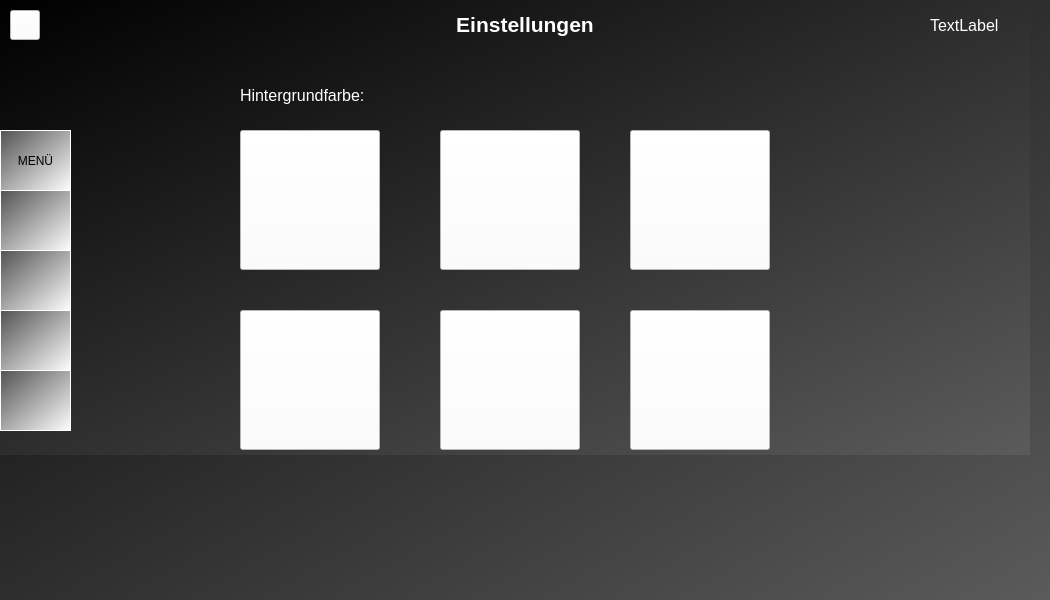
<?xml version="1.0" encoding="UTF-8"?>
<ui version="4.0">
 <class>SettingsWidget</class>
 <widget class="QWidget" name="SettingsWidget">
  <property name="geometry">
   <rect>
    <x>0</x>
    <y>0</y>
    <width>1050</width>
    <height>600</height>
   </rect>
  </property>
  <property name="windowTitle">
   <string>MainWindow</string>
  </property>
  <property name="styleSheet">
   <string notr="true">background-color: qlineargradient(spread:pad, x1:0, y1:0, x2:1, y2:1, stop:0 rgba(0, 0, 0, 255), stop:1 rgba(91, 91, 91, 255));</string>
  </property>
  <widget class="QWidget" name="centralwidget">
   <widget class="QLabel" name="label">
    <property name="geometry">
     <rect>
      <x>440</x>
      <y>5</y>
      <width>170</width>
      <height>40</height>
     </rect>
    </property>
    <property name="styleSheet">
     <string notr="true">background: transparent;
color: rgb(255, 255, 255);</string>
    </property>
    <property name="text">
     <string>&lt;html&gt;&lt;head/&gt;&lt;body&gt;&lt;p align=&quot;center&quot;&gt;&lt;span style=&quot; font-size:16pt; font-weight:600; color:#ffffff;&quot;&gt;Einstellungen&lt;/span&gt;&lt;/p&gt;&lt;/body&gt;&lt;/html&gt;</string>
    </property>
   </widget>
   <widget class="QLabel" name="label_date_time">
    <property name="geometry">
     <rect>
      <x>930</x>
      <y>5</y>
      <width>100</width>
      <height>40</height>
     </rect>
    </property>
    <property name="font">
     <font>
      <pointsize>12</pointsize>
     </font>
    </property>
    <property name="styleSheet">
     <string notr="true">background-color: transparent;
color: rgb(255, 255, 255);</string>
    </property>
    <property name="text">
     <string>TextLabel</string>
    </property>
   </widget>
   <widget class="QPushButton" name="pb_Navigation">
    <property name="geometry">
     <rect>
      <x>0</x>
      <y>370</y>
      <width>71</width>
      <height>61</height>
     </rect>
    </property>
    <property name="styleSheet">
     <string notr="true">background-color: qlineargradient(spread:pad, x1:0, y1:0, x2:1, y2:1, stop:0 rgba(81, 81, 81, 255), stop:1 rgba(255, 255, 255, 255));
border-color: rgb(255, 255, 255);
border-width: 1.2px;
border-style:inset;
color: rgb(255, 255, 255);</string>
    </property>
    <property name="text">
     <string/>
    </property>
    <property name="icon">
     <iconset resource="../Images.qrc">
      <normaloff>:/Images/icon_navigation.png</normaloff>:/Images/icon_navigation.png</iconset>
    </property>
    <property name="iconSize">
     <size>
      <width>40</width>
      <height>40</height>
     </size>
    </property>
   </widget>
   <widget class="QPushButton" name="pb_Media">
    <property name="geometry">
     <rect>
      <x>0</x>
      <y>250</y>
      <width>71</width>
      <height>61</height>
     </rect>
    </property>
    <property name="styleSheet">
     <string notr="true">background-color: qlineargradient(spread:pad, x1:0, y1:0, x2:1, y2:1, stop:0 rgba(81, 81, 81, 255), stop:1 rgba(255, 255, 255, 255));
border-color: rgb(255, 255, 255);
border-width: 1.2px;
border-style:inset;
color: rgb(255, 255, 255);</string>
    </property>
    <property name="text">
     <string/>
    </property>
    <property name="icon">
     <iconset resource="../Images.qrc">
      <normaloff>:/Images/music_icon_2.png</normaloff>:/Images/music_icon_2.png</iconset>
    </property>
    <property name="iconSize">
     <size>
      <width>40</width>
      <height>40</height>
     </size>
    </property>
   </widget>
   <widget class="QPushButton" name="pb_Phone">
    <property name="geometry">
     <rect>
      <x>0</x>
      <y>310</y>
      <width>71</width>
      <height>61</height>
     </rect>
    </property>
    <property name="styleSheet">
     <string notr="true">background-color: qlineargradient(spread:pad, x1:0, y1:0, x2:1, y2:1, stop:0 rgba(81, 81, 81, 255), stop:1 rgba(255, 255, 255, 255));
border-color: rgb(255, 255, 255);
border-width: 1.2px;
border-style:inset;
color: rgb(255, 255, 255);</string>
    </property>
    <property name="text">
     <string/>
    </property>
    <property name="icon">
     <iconset resource="../Images.qrc">
      <normaloff>:/Images/phone_icon_1.png</normaloff>:/Images/phone_icon_1.png</iconset>
    </property>
    <property name="iconSize">
     <size>
      <width>40</width>
      <height>40</height>
     </size>
    </property>
   </widget>
   <widget class="QPushButton" name="pb_Radio">
    <property name="geometry">
     <rect>
      <x>0</x>
      <y>190</y>
      <width>71</width>
      <height>61</height>
     </rect>
    </property>
    <property name="styleSheet">
     <string notr="true">background-color: qlineargradient(spread:pad, x1:0, y1:0, x2:1, y2:1, stop:0 rgba(81, 81, 81, 255), stop:1 rgba(255, 255, 255, 255));
border-color: rgb(255, 255, 255);
border-width: 1.2px;
border-style:inset;
color: rgb(255, 255, 255);</string>
    </property>
    <property name="text">
     <string/>
    </property>
    <property name="icon">
     <iconset resource="../Images.qrc">
      <normaloff>:/Images/radio_icon_1.png</normaloff>:/Images/radio_icon_1.png</iconset>
    </property>
    <property name="iconSize">
     <size>
      <width>40</width>
      <height>40</height>
     </size>
    </property>
   </widget>
   <widget class="QPushButton" name="pb_Menu">
    <property name="geometry">
     <rect>
      <x>0</x>
      <y>130</y>
      <width>71</width>
      <height>61</height>
     </rect>
    </property>
    <property name="styleSheet">
     <string notr="true">background-color: qlineargradient(spread:pad, x1:0, y1:0, x2:1, y2:1, stop:0 rgba(81, 81, 81, 255), stop:1 rgba(255, 255, 255, 255));
border-color: rgb(255, 255, 255);
border-width: 1.2px;
border-style:inset;
color: rgb(0, 0, 0)</string>
    </property>
    <property name="text">
     <string>MENÜ</string>
    </property>
   </widget>
   <widget class="QPushButton" name="HomeButton">
    <property name="geometry">
     <rect>
      <x>10</x>
      <y>10</y>
      <width>30</width>
      <height>30</height>
     </rect>
    </property>
    <property name="styleSheet">
     <string notr="true">background-color: rgb(255, 255, 255);</string>
    </property>
    <property name="text">
     <string/>
    </property>
    <property name="icon">
     <iconset resource="../Images.qrc">
      <normaloff>:/Images/Home.png</normaloff>:/Images/Home.png</iconset>
    </property>
   </widget>
   <widget class="QPushButton" name="pb_black_fade">
    <property name="geometry">
     <rect>
      <x>240</x>
      <y>130</y>
      <width>140</width>
      <height>140</height>
     </rect>
    </property>
    <property name="styleSheet">
     <string notr="true">background-color: rgb(255, 255, 255);</string>
    </property>
    <property name="text">
     <string/>
    </property>
    <property name="icon">
     <iconset resource="../Images.qrc">
      <normaloff>:/Images/backround_default.png</normaloff>:/Images/backround_default.png</iconset>
    </property>
    <property name="iconSize">
     <size>
      <width>120</width>
      <height>120</height>
     </size>
    </property>
   </widget>
   <widget class="QPushButton" name="pb_green_fade">
    <property name="geometry">
     <rect>
      <x>240</x>
      <y>310</y>
      <width>140</width>
      <height>140</height>
     </rect>
    </property>
    <property name="styleSheet">
     <string notr="true">background-color: rgb(255, 255, 255);</string>
    </property>
    <property name="text">
     <string/>
    </property>
    <property name="icon">
     <iconset resource="../Images.qrc">
      <normaloff>:/Images/backround_green_fade.png</normaloff>:/Images/backround_green_fade.png</iconset>
    </property>
    <property name="iconSize">
     <size>
      <width>120</width>
      <height>120</height>
     </size>
    </property>
   </widget>
   <widget class="QPushButton" name="pb_grey_fade">
    <property name="geometry">
     <rect>
      <x>440</x>
      <y>310</y>
      <width>140</width>
      <height>140</height>
     </rect>
    </property>
    <property name="styleSheet">
     <string notr="true">background-color: rgb(255, 255, 255);</string>
    </property>
    <property name="text">
     <string/>
    </property>
    <property name="icon">
     <iconset resource="../Images.qrc">
      <normaloff>:/Images/backround_grey_fade.png</normaloff>:/Images/backround_grey_fade.png</iconset>
    </property>
    <property name="iconSize">
     <size>
      <width>120</width>
      <height>120</height>
     </size>
    </property>
   </widget>
   <widget class="QPushButton" name="pb_blue_fade">
    <property name="geometry">
     <rect>
      <x>440</x>
      <y>130</y>
      <width>140</width>
      <height>140</height>
     </rect>
    </property>
    <property name="styleSheet">
     <string notr="true">background-color: rgb(255, 255, 255);</string>
    </property>
    <property name="text">
     <string/>
    </property>
    <property name="icon">
     <iconset resource="../Images.qrc">
      <normaloff>:/Images/backround_blue_fade.png</normaloff>:/Images/backround_blue_fade.png</iconset>
    </property>
    <property name="iconSize">
     <size>
      <width>120</width>
      <height>120</height>
     </size>
    </property>
   </widget>
   <widget class="QPushButton" name="pb_black">
    <property name="geometry">
     <rect>
      <x>630</x>
      <y>130</y>
      <width>140</width>
      <height>140</height>
     </rect>
    </property>
    <property name="styleSheet">
     <string notr="true">background-color: rgb(255, 255, 255);</string>
    </property>
    <property name="text">
     <string/>
    </property>
    <property name="icon">
     <iconset resource="../Images.qrc">
      <normaloff>:/Images/backround_black.png</normaloff>:/Images/backround_black.png</iconset>
    </property>
    <property name="iconSize">
     <size>
      <width>120</width>
      <height>120</height>
     </size>
    </property>
   </widget>
   <widget class="QPushButton" name="pb_red_fade">
    <property name="geometry">
     <rect>
      <x>630</x>
      <y>310</y>
      <width>140</width>
      <height>140</height>
     </rect>
    </property>
    <property name="styleSheet">
     <string notr="true">background-color: rgb(255, 255, 255);</string>
    </property>
    <property name="text">
     <string/>
    </property>
    <property name="icon">
     <iconset resource="../Images.qrc">
      <normaloff>:/Images/backround_red_fade.png</normaloff>:/Images/backround_red_fade.png</iconset>
    </property>
    <property name="iconSize">
     <size>
      <width>120</width>
      <height>120</height>
     </size>
    </property>
   </widget>
   <widget class="QLabel" name="label_2">
    <property name="geometry">
     <rect>
      <x>240</x>
      <y>70</y>
      <width>221</width>
      <height>51</height>
     </rect>
    </property>
    <property name="styleSheet">
     <string notr="true">background: transparent;
color: rgb(255, 255, 255);</string>
    </property>
    <property name="text">
     <string>&lt;html&gt;&lt;head/&gt;&lt;body&gt;&lt;p&gt;&lt;span style=&quot; font-size:12pt;&quot;&gt;Hintergrundfarbe:&lt;/span&gt;&lt;/p&gt;&lt;/body&gt;&lt;/html&gt;</string>
    </property>
   </widget>
  </widget>
 </widget>
 <resources>
  <include location="../Images.qrc"/>
 </resources>
 <connections/>
</ui>
